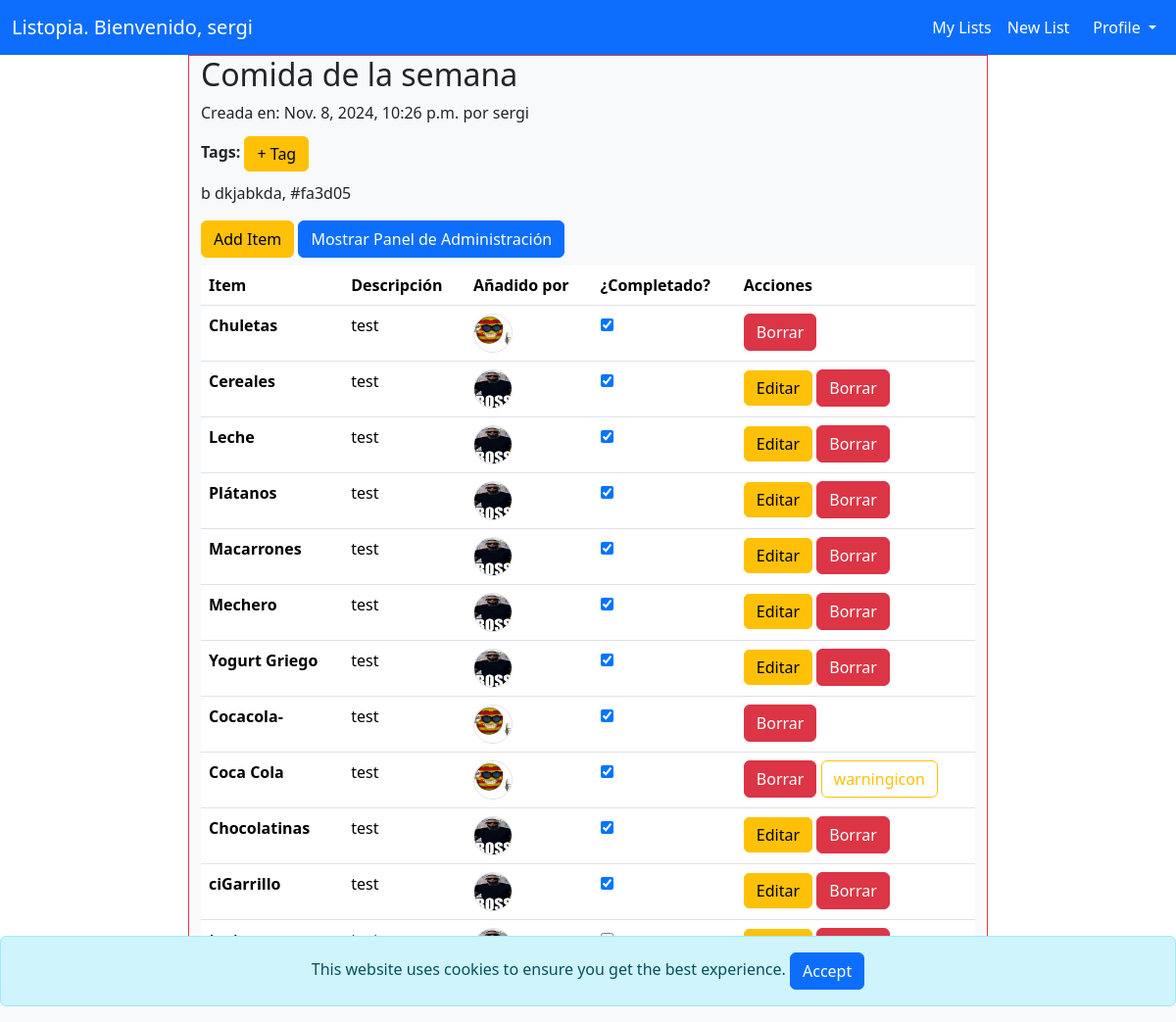
The app's page /lists/8/ (signed in) with its own data.
### lists/models.py (models this page shows, shortened)
class List(models.Model):
    name = models.CharField(max_length=50)
    description = models.CharField(max_length=256)
    creator = models.ForeignKey(User, on_delete=models.CASCADE, related_name="created_lists")
    created_on = models.DateTimeField(auto_now_add=True)
    collaborators = models.ManyToManyField(User, related_name="collaborated_lists", blank=True)
    last_modified = models.DateTimeField(auto_now=True)
    modified_by = models.ForeignKey(User, on_delete=models.CASCADE, blank=True, null=True)
    is_public = models.BooleanField(default=False)

class Tag(models.Model):
    name = models.CharField(max_length=40)
    color = models.CharField(max_length=7, default="#007bff")
    list = models.ForeignKey(List, on_delete=models.CASCADE)

class Item(models.Model):
    list = models.ForeignKey(List, on_delete=models.CASCADE)
    added_by = models.ForeignKey(User, on_delete=models.CASCADE, related_name='added_items')
    name = models.CharField(max_length=40)
    description = models.CharField(max_length=256)
    added_on = models.DateTimeField(auto_now_add=True)
    is_done = models.BooleanField(null=False, default=False)
    last_modified = models.DateTimeField(auto_now=True)
    modified_by = models.ForeignKey(User, on_delete=models.CASCADE, blank=True, null=True)

### auth_app/models.py (models this page shows, shortened)
class Profile(models.Model):
    user = models.OneToOneField(User, on_delete=models.CASCADE)
    description = models.TextField()
    pic = models.ImageField(upload_to='profile_pics', blank=True, null=True)

### lists/views.py (the view)
# urls.py: path('<int:list_id>/', views.list_details, name='list_details'),
@login_required
def list_details(request, list_id):
    list = get_object_or_404(List, pk=list_id)
    if list.is_public or request.user == list.creator or request.user in list.collaborators.all():
        items = Item.objects.filter(list=list_id).order_by('added_on')
        tags = Tag.objects.filter(list=list_id)
        return render(request, 'list_details.html', {
            'title': "Detalles de la lista",
            'list': list,
            'items': items,
            'tags': tags
        })
    else:
        raise Http404

### lists/templates/list_details.html (shortened to what this page needs)
{% extends 'base_lists.html' %}
{% block content %}
    <div class="row">
        <div id="items-container" class="col-12 col-md-10 col-lg-8 border border-danger bg-light mx-auto">
            <h2>{{ list.name }}</h2>
            <p>Creada en: {{ list.created_on }} por {{list.creator}}</p>
            <p><b>Tags:</b>
                {% if request.user == list.creator or request.user in list.collaborators.all %}
                <a class="btn btn-warning d-inline" href="{% url 'add_tag' list_id=list.id %}">+ Tag</a>
                {% endif %}
                {% for tag in tags %}
                    <p>{{ tag.name }}, {{ tag.color }}</p>
                {% endfor %}
            </p>
            {% if request.user == list.creator or request.user in list.collaborators.all %}
            <a class="btn btn-warning" href="{% url 'add_item' list.id %}">Add Item</a>
            <button class="btn btn-primary" id="toggle-admin-panel">Mostrar Panel de Administración</button>
            {% endif %}
            <table class="table my-2">
                <thead>
                    <tr>
                        <th scope="col">Item</th>
                        <th scope="col">Descripción</th>
                        <th scope="col">Añadido por</th>
                        <th scope="col">¿Completado?</th>
                        <th scope="col">Acciones</th>
                    </tr>
                </thead>
                <tbody>
                    {% for item in items %}
                        <tr>
                            <th scope="row">{{ item.name }}</th>
                            <td>
                                {% if item.description %}
                                    <p>{{ item.description }}</p>
                                {% else %}
                                    <p>Vacío</p>
                                {% endif %}
                            </td>
                            <td>
                                <a href="{% url 'user_details' item.added_by.username %}" title="{{item.added_by.username}}">
                                    <img src="../../media/{{ item.added_by.profile.pic }}" class="rounded-circle border" alt="{{item.added_by.username}}" style="width: 40px; height: 40px;">
                                </a>
                            </td>
                            <td>
                                <input type="checkbox" class="is-done-checkbox" data-item-id="{{ item.id }}" {% if item.is_done %}checked{% endif %}>
                            </td>
                            <td>
                                {% if item.added_by == request.user %}
                                    <a class="btn btn-warning d-inline" href="{% url 'modify_item' list_id=list.id item_id=item.id %}">Editar</a>
                                {% endif %}
                                {% if item.added_by == request.user or list.creator == request.user %}
                                    <form class="d-inline" action="{% url 'delete_item' list_id=list.id item_id=item.id %}" method="post">
                                        <button class="btn btn-danger">Borrar</button>
                                    </form>
                                {% endif %}
                            </td>
                        </tr>
                    {% endfor %}
                </tbody>
            </table>
            {% if request.user == list.creator or request.user in list.collaborators.all %}
            <form id="update-form">
                <button type="button" id="save-changes" class="btn btn-primary mx-2">Guardar cambios</button>
                <button type="button" id="complete-list" class="btn btn-success mx-2">Completar lista</button>
            </form>
            {% endif %}
        </div>
    </div>
{% endblock %}

### lists/templates/base_lists.html (shortened to what this page needs)
<!DOCTYPE html>
<html lang="en">
<head>
    <link href="https://cdn.jsdelivr.net/npm/bootstrap@5.3.3/dist/css/bootstrap.min.css" rel="stylesheet">
</head>
<body>
    <nav class="navbar navbar-expand-lg bg-primary navbar-dark">
        <div class="container-fluid">
            <a class="navbar-brand" href="{% url 'home' %}">Listopia. <span>Bienvenido, {{ user }}</span></a>
            <div class="collapse navbar-collapse" id="navbarNav">
                <ul class="navbar-nav ms-auto">
                    {% if user.is_authenticated %}
                        <li class="nav-item">
                            <a class="nav-link text-white" href="{% url 'lists' %}"> My Lists</a>
                        </li>
                        <li class="nav-item">
                            <a class="nav-link text-white" href="{% url 'create_list' %}">New List</a>
                        </li>
                        <li class="nav-item dropdown">
                            <a class="nav-link dropdown-toggle text-white" href="#" id="navbarDropdown" role="button" data-bs-toggle="dropdown" aria-expanded="false">
                                 Profile
                            </a>
                        </li>
                    {% endif %}
                </ul>
            </div>
        </div>
    </nav>
    <div id="cookie-banner" class="alert alert-info text-center fixed-bottom" style="display: none;">
        This website uses cookies to ensure you get the best experience.
        <button id="accept-cookies" class="btn btn-primary">Accept</button>
    </div>
    {% block content %}
    {% endblock %}
</body>
</html>

### records on screen
List: name "Comida de la semana", created_on "Nov. 8, 2024, 10:26 p.m.", creator "sergi"
Tag: name "b dkjabkda", color "#fa3d05"
Item: name "Chuletas", description "test", added_by.profile.pic (picture), is_done "☑", shows "Borrar"
Item: name "Cereales", description "test", added_by.profile.pic (picture), is_done "☑", shows "Editar", shows "Borrar"
Item: name "Leche", description "test", added_by.profile.pic (picture), is_done "☑", shows "Editar", shows "Borrar"
Item: name "Plátanos", description "test", added_by.profile.pic (picture), is_done "☑", shows "Editar", shows "Borrar"
Item: name "Macarrones", description "test", added_by.profile.pic (picture), is_done "☑", shows "Editar", shows "Borrar"
Item: name "Mechero", description "test", added_by.profile.pic (picture), is_done "☑", shows "Editar", shows "Borrar"
Item: name "Yogurt Griego", description "test", added_by.profile.pic (picture), is_done "☑", shows "Editar", shows "Borrar"
Item: name "Cocacola-", description "test", added_by.profile.pic (picture), is_done "☑", shows "Borrar"
Item: name "Coca Cola", description "test", added_by.profile.pic (picture), is_done "☑", shows "Borrar"
Item: name "Chocolatinas", description "test", added_by.profile.pic (picture), is_done "☑", shows "Editar", shows "Borrar"
Item: name "ciGarrillo", description "test", added_by.profile.pic (picture), is_done "☑", shows "Editar", shows "Borrar"

### other values on screen
{{ user }} "sergi"
